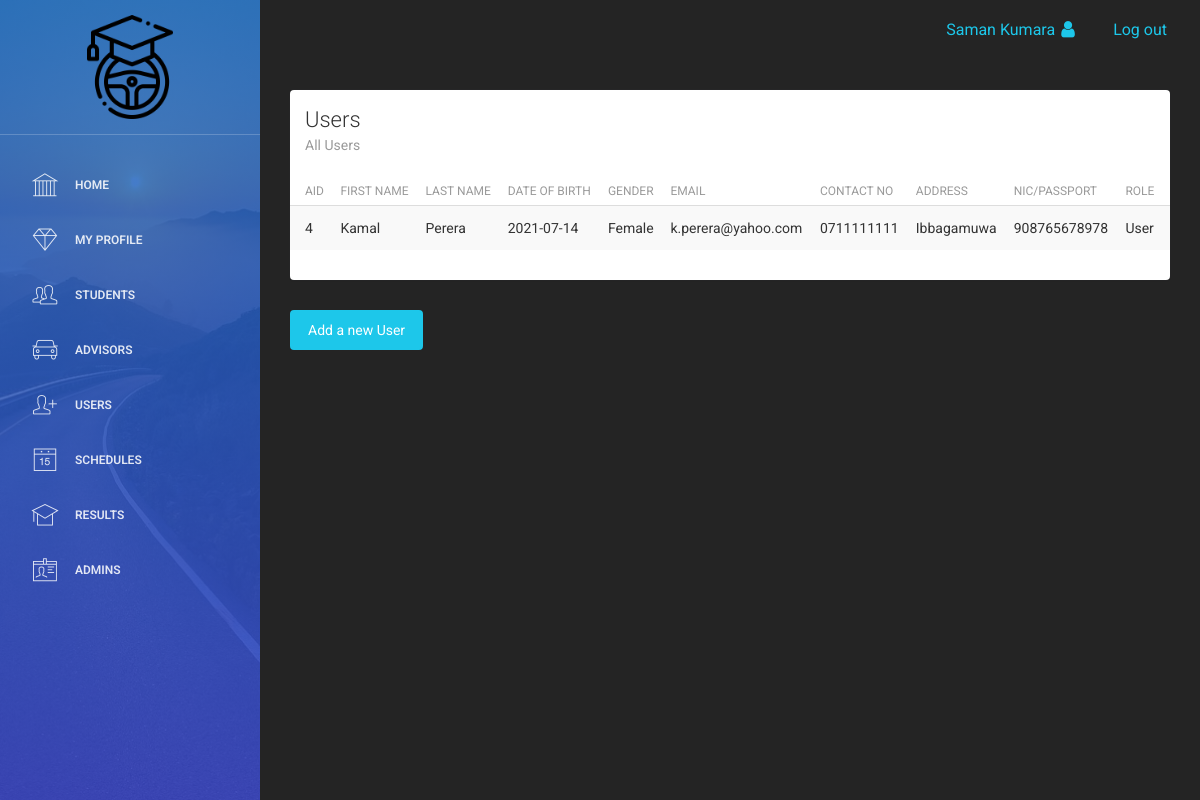
The app's page /Employee/view_staff.php (signed in) with its own data.
### tables this page shows
CREATE TABLE `employee` (
  `aid` int(11) NOT NULL,
  `fname` varchar(20) DEFAULT NULL,
  `lname` varchar(20) DEFAULT NULL,
  `dob` varchar(20) DEFAULT NULL,
  `gender` varchar(15) NOT NULL,
  `email` varchar(50) DEFAULT NULL,
  `tp` varchar(20) DEFAULT NULL,
  `address` varchar(20) DEFAULT NULL,
  `nic` varchar(20) DEFAULT NULL,
  `password` varchar(20) NOT NULL,
  `role` varchar(15) NOT NULL
);

### Employee/view_staff.php (the view, shortened to what this page needs)
<?php
include 'header.php';
include 'connection.php';
$res=mysqli_query($link,"SELECT * FROM employee WHERE role ='User'");
?>
<div class="content">
            <div class="container-fluid">
                <div class="row">
                    <div class="col-md-12">
                        <div class="card">
                            <div class="header">
                                <h4 class="title">Users</h4>
                                <p class="category">All Users</p>
                            </div>
                            <div class="content table-responsive table-full-width">
                                <table class="table table-hover table-striped">
                                    <thead>
                                        <th>AID</th>
                                    	<th>First Name</th>
                                    	<th>Last Name</th>
                                        <th>Date of Birth</th>
                                    	<th>Gender</th>
                                    	<th>Email</th>
                                        <th>Contact No</th>
                                    	<th>Address</th>
                                        <th>NIC/Passport</th>
                                        <th>Role</th>
                                    </thead>
                                    <tbody>
                                    <?php
                                    while($row=mysqli_fetch_array($res))
                                     {
                                       echo "<tr>";
                                            echo "<td>"; echo $row["aid"]; echo "</td>";
                                            echo "<td>"; echo $row["fname"]; echo "</td>";
                                            echo "<td>"; echo $row["lname"]; echo "</td>";
                                        	echo "<td>"; echo $row["dob"]; echo "</td>";
                                            echo "<td>"; echo $row["gender"]; echo "</td>";
                                            echo "<td>"; echo $row["email"]; echo "</td>";
                                            echo "<td>"; echo $row["tp"]; echo "</td>";
                                            echo "<td>"; echo $row["address"]; echo "</td>";
                                            echo "<td>"; echo $row["nic"]; echo "</td>";
                                            echo "<td>"; echo $row["role"]; echo "</td>";
                                       echo "</tr>";
                                     }
                                        ?>
                                    </tbody>
                                </table>
                            </div>
                        </div>
                        <button class="btn btn-info btn-fill" onclick="window.location='add_staff.php'">Add a new User</button>
                    </div>
                </div>
            </div>
        </div>
<?php
include 'footer.php';
?>

### Employee/header.php (style rules this page uses)
.back-custom { background-color: #242424; }

### records on screen
employee: aid "4", fname "Kamal", lname "Perera", dob "2021-07-14", gender "Female", email "k.perera@yahoo.com", tp "0711111111", address "Ibbagamuwa", nic "908765678978", role "User"

### other values on screen
$_SESSION['fname'] "Saman"
$_SESSION['lname'] "Kumara"
